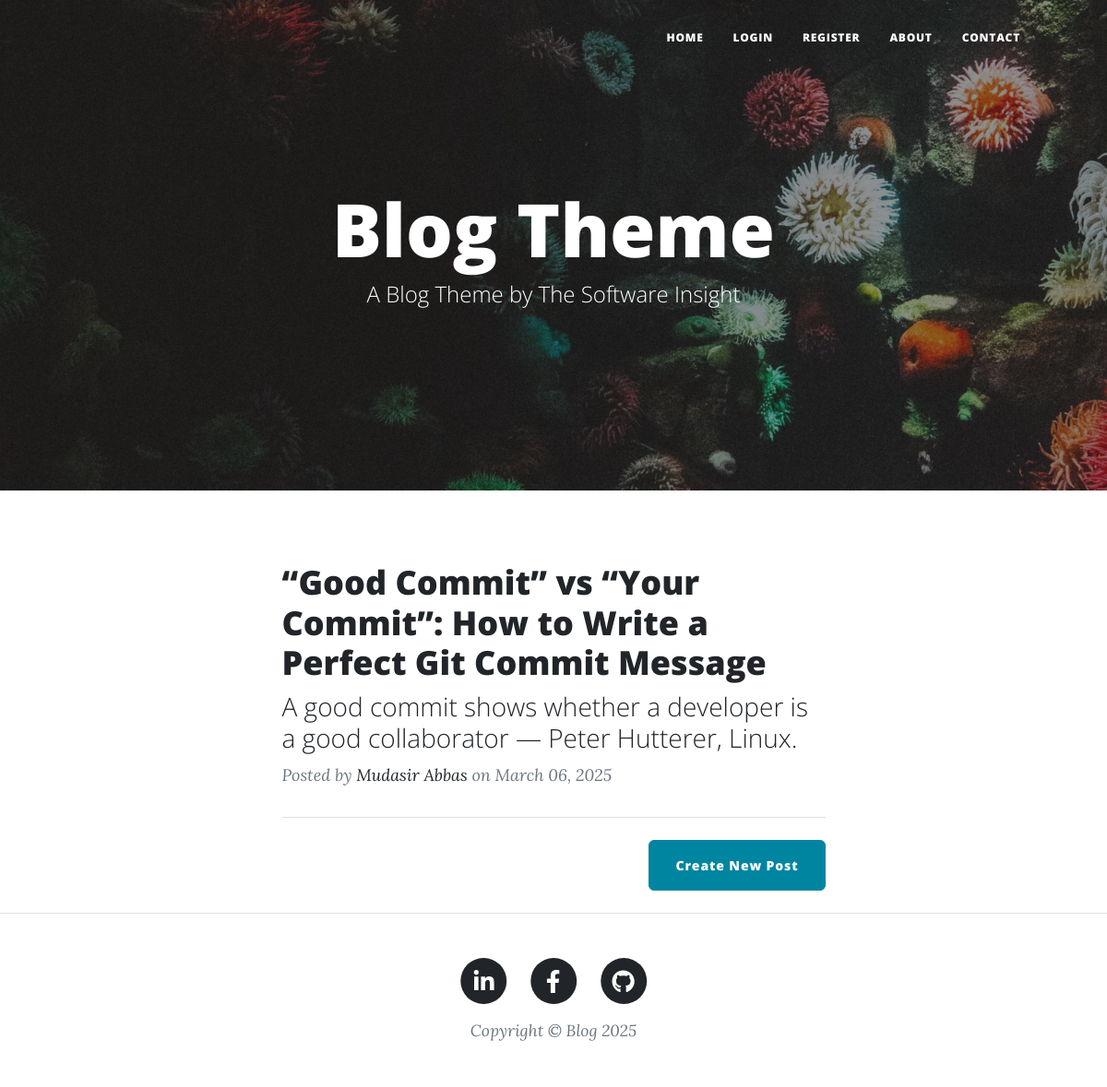
Before: / with the older database file.
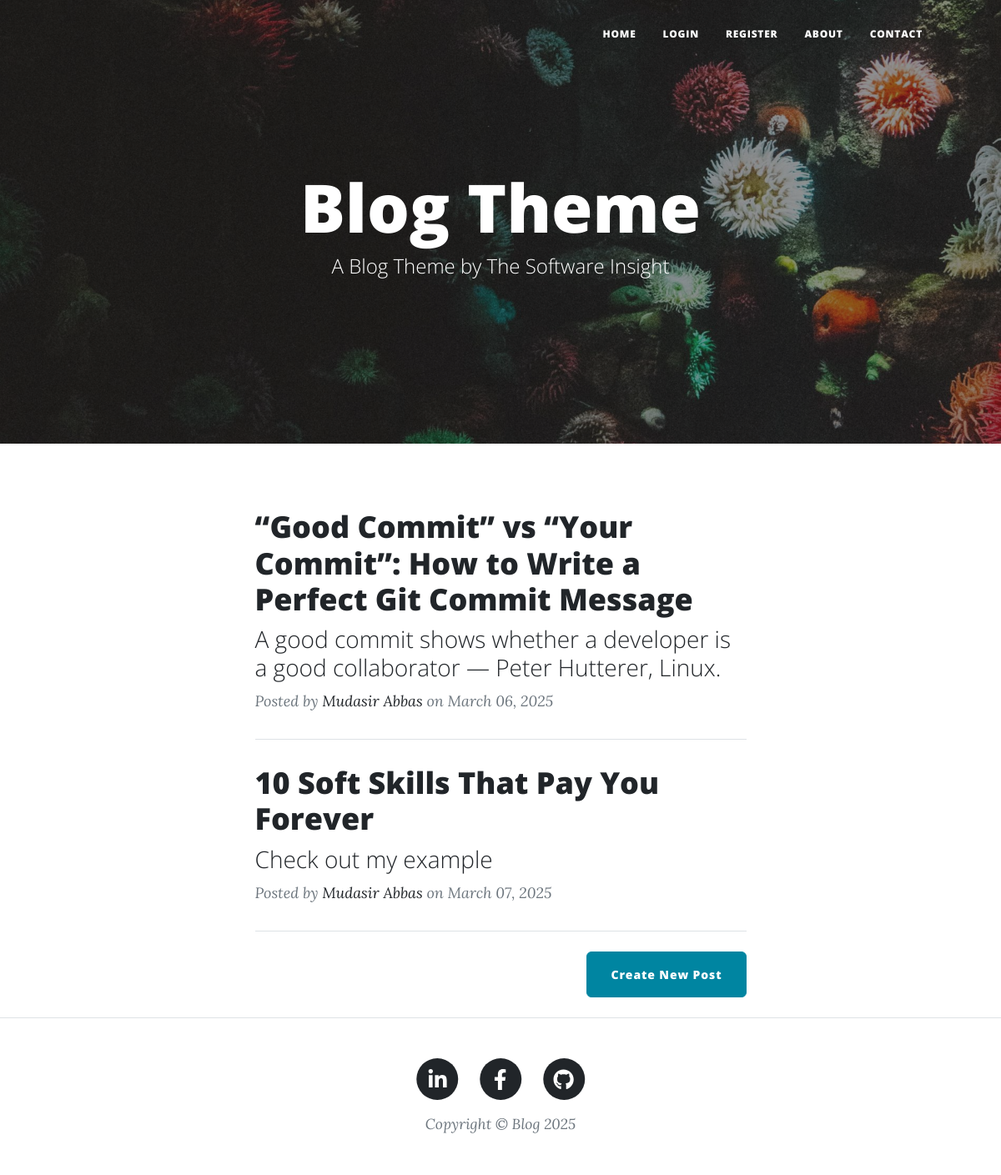
After: the same page with the newer database file.
### tables this page shows
CREATE TABLE blog_post (
                id INTEGER PRIMARY KEY AUTOINCREMENT,
                title TEXT NOT NULL UNIQUE,
                subtitle TEXT NOT NULL,
                date TEXT NOT NULL,
                body TEXT NOT NULL,
                author TEXT NOT NULL,
                img_url TEXT NOT NULL,
                author_id INTEGER NOT NULL,
                FOREIGN KEY (author_id) REFERENCES user(id) ON DELETE CASCADE
            );

### main.py (the view)
@app.route('/')
def get_all_posts():
    with sqlite3.connect(DB_PATH) as conn:
        cursor = conn.cursor()
        cursor.execute("SELECT * FROM blog_post")
        blog_post = cursor.fetchall()
    posts = [blog for blog in blog_post]
    return render_template("index.html", all_posts=posts, current_user=current_user, current_year=date.today().year)

### templates/index.html (shortened to what this page needs)
{% include "header.html" %}
<header class="masthead" style="background-image: url('../static/assets/img/home-bg.jpg')">
    <div class="container position-relative px-4 px-lg-5">
        <div class="row gx-4 gx-lg-5 justify-content-center">
            <div class="col-md-10 col-lg-8 col-xl-7">
                <div class="site-heading">
                    {% if current_user.first_name %}
                    <h1>{{ current_user.first_name }}'s Blog </h1>
                    {% else: %}
                    <h1>Blog Theme</h1>
                    {% endif %}
                    <span class="subheading">A Blog Theme by The Software Insight</span>
                </div>
            </div>
        </div>
    </div>
</header>
<div class="container px-4 px-lg-5">
    <div class="row gx-4 gx-lg-5 justify-content-center">
        <div class="col-md-10 col-lg-8 col-xl-7">
            {% for post in all_posts %}
            <div class="post-preview">
                <a href="{{ url_for('show_post', post_id=post[0]) }}">
                    <h2 class="post-title">{{ post[1] }}</h2>
                    <h3 class="post-subtitle">{{ post[2] }}</h3>
                </a>
                <p class="post-meta">
                    Posted by
                    <a href="#">{{ post[5] }}</a>
                    on {{ post[3] }}
                </p>
            </div>
            <hr class="my-4" />
            {% endfor %}
            <div class="d-flex justify-content-end mb-4">
                <a class="btn btn-primary float-right" href="{{ url_for('add_new_post') }}">Create New Post</a>
            </div>
            </div>
        </div>
    </div>
{% include "footer.html" %}

Changed rows visible on the page:
added blog_post: title "10 Soft Skills That Pay You Forever", subtitle "Check out my example", author "Mudasir Abbas", date "March 07, 2025"
